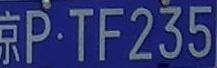
#> input picture Text-Image-Augmentation-python-master/imgs/demo.png, 217 x 68 px
$ python demo.py
#> lines starting #> are read from the running program, lines starting #| are printed output that depends on the picture
### Text-Image-Augmentation-python-master/augment.py
# -*- coding:utf-8 -*-
# Author: RubanSeven

# import cv2
import numpy as np
# from transform import get_perspective_transform, warp_perspective
from warp_mls import WarpMLS


def distort(src, segment):
    img_h, img_w = src.shape[:2]

    cut = img_w // segment
    thresh = cut // 3
    # thresh = img_h // segment // 3
    # thresh = img_h // 5

    src_pts = list()
    dst_pts = list()

    src_pts.append([0, 0])
    src_pts.append([img_w, 0])
    src_pts.append([img_w, img_h])
    src_pts.append([0, img_h])

    dst_pts.append([np.random.randint(thresh), np.random.randint(thresh)])
    dst_pts.append([img_w - np.random.randint(thresh), np.random.randint(thresh)])
    dst_pts.append([img_w - np.random.randint(thresh), img_h - np.random.randint(thresh)])
    dst_pts.append([np.random.randint(thresh), img_h - np.random.randint(thresh)])

    half_thresh = thresh * 0.5

    for cut_idx in np.arange(1, segment, 1):
        src_pts.append([cut * cut_idx, 0])
        src_pts.append([cut * cut_idx, img_h])
        dst_pts.append([cut * cut_idx + np.random.randint(thresh) - half_thresh,
                        np.random.randint(thresh) - half_thresh])
        dst_pts.append([cut * cut_idx + np.random.randint(thresh) - half_thresh,
                        img_h + np.random.randint(thresh) - half_thresh])

    trans = WarpMLS(src, src_pts, dst_pts, img_w, img_h)
    dst = trans.generate()

    return dst


def stretch(src, segment):
    img_h, img_w = src.shape[:2]

    cut = img_w // segment
    thresh = cut * 4 // 5
    # thresh = img_h // segment // 3
    # thresh = img_h // 5

    src_pts = list()
    dst_pts = list()

    src_pts.append([0, 0])
    src_pts.append([img_w, 0])
    src_pts.append([img_w, img_h])
    src_pts.append([0, img_h])

    dst_pts.append([0, 0])
    dst_pts.append([img_w, 0])
    dst_pts.append([img_w, img_h])
    dst_pts.append([0, img_h])

    half_thresh = thresh * 0.5

    for cut_idx in np.arange(1, segment, 1):
        move = np.random.randint(thresh) - half_thresh
        src_pts.append([cut * cut_idx, 0])
        src_pts.append([cut * cut_idx, img_h])
        dst_pts.append([cut * cut_idx + move, 0])
        dst_pts.append([cut * cut_idx + move, img_h])

    trans = WarpMLS(src, src_pts, dst_pts, img_w, img_h)
    dst = trans.generate()

    return dst


def perspective(src):
    img_h, img_w = src.shape[:2]

    thresh = img_h // 2

    src_pts = list()
    dst_pts = list()

    src_pts.append([0, 0])
    src_pts.append([img_w, 0])
    src_pts.append([img_w, img_h])
    src_pts.append([0, img_h])

    dst_pts.append([0, np.random.randint(thresh)])
    dst_pts.append([img_w, np.random.randint(thresh)])
    dst_pts.append([img_w, img_h - np.random.randint(thresh)])
    dst_pts.append([0, img_h - np.random.randint(thresh)])

    trans = WarpMLS(src, src_pts, dst_pts, img_w, img_h)
    dst = trans.generate()

    return dst

# def distort(src, segment):
#     img_h, img_w = src.shape[:2]
#     dst = np.zeros_like(src, dtype=np.uint8)
#
#     cut = img_w // segment
#     thresh = img_h // 8
#
#     src_pts = list()
#     # dst_pts = list()
#
#     src_pts.append([-np.random.randint(thresh), -np.random.randint(thresh)])
#     src_pts.append([-np.random.randint(thresh), img_h + np.random.randint(thresh)])
#
#     # dst_pts.append([0, 0])
#     # dst_pts.append([0, img_h])
#     dst_box = np.array([[0, 0], [0, img_h], [cut, 0], [cut, img_h]], dtype=np.float32)
#
#     half_thresh = thresh * 0.5
#
#     for cut_idx in np.arange(1, segment, 1):
#         src_pts.append([cut * cut_idx + np.random.randint(thresh) - half_thresh,
#                         np.random.randint(thresh) - half_thresh])
#         src_pts.append([cut * cut_idx + np.random.randint(thresh) - half_thresh,
#                         img_h + np.random.randint(thresh) - half_thresh])
#
#         # dst_pts.append([cut * i, 0])
#         # dst_pts.append([cut * i, img_h])
#
#         src_box = np.array(src_pts[-4:-2] + src_pts[-2:-1] + src_pts[-1:], dtype=np.float32)
#
#         # mat = cv2.getPerspectiveTransform(src_box, dst_box)
#         # print(mat)
#         # dst[:, cut * (cut_idx - 1):cut * cut_idx] = cv2.warpPerspective(src, mat, (cut, img_h))
#
#         mat = get_perspective_transform(dst_box, src_box)
#         dst[:, cut * (cut_idx - 1):cut * cut_idx] = warp_perspective(src, mat, (cut, img_h))
#         # print(mat)
#
#     src_pts.append([img_w + np.random.randint(thresh) - half_thresh,
#                     np.random.randint(thresh) - half_thresh])
#     src_pts.append([img_w + np.random.randint(thresh) - half_thresh,
#                     img_h + np.random.randint(thresh) - half_thresh])
#     src_box = np.array(src_pts[-4:-2] + src_pts[-2:-1] + src_pts[-1:], dtype=np.float32)
#
#     # mat = cv2.getPerspectiveTransform(src_box, dst_box)
#     # dst[:, cut * (segment - 1):] = cv2.warpPerspective(src, mat, (img_w - cut * (segment - 1), img_h))
#     mat = get_perspective_transform(dst_box, src_box)
#     dst[:, cut * (segment - 1):] = warp_perspective(src, mat, (img_w - cut * (segment - 1), img_h))
#
#     return dst

### Text-Image-Augmentation-python-master/warp_mls.py
# -*- coding:utf-8 -*-
# Author: RubanSeven
import math

import numpy as np


class WarpMLS:
    def __init__(self, src, src_pts, dst_pts, dst_w, dst_h, trans_ratio=1.):
        self.src = src
        self.src_pts = src_pts
        self.dst_pts = dst_pts
        self.pt_count = len(self.dst_pts)
        self.dst_w = dst_w
        self.dst_h = dst_h
        self.trans_ratio = trans_ratio
        self.grid_size = 100
        self.rdx = np.zeros((self.dst_h, self.dst_w))
        self.rdy = np.zeros((self.dst_h, self.dst_w))

    @staticmethod
    def __bilinear_interp(x, y, v11, v12, v21, v22):
        return (v11 * (1 - y) + v12 * y) * (1 - x) + (v21 * (1 - y) + v22 * y) * x

    def generate(self):
        self.calc_delta()
        return self.gen_img()

    def calc_delta(self):
        w = np.zeros(self.pt_count, dtype=np.float32)

        if self.pt_count < 2:
            return

        i = 0
        while 1:
            if self.dst_w <= i < self.dst_w + self.grid_size - 1:
                i = self.dst_w - 1
            elif i >= self.dst_w:
                break

            j = 0
            while 1:
                if self.dst_h <= j < self.dst_h + self.grid_size - 1:
                    j = self.dst_h - 1
                elif j >= self.dst_h:
                    break

                sw = 0
                swp = np.zeros(2, dtype=np.float32)
                swq = np.zeros(2, dtype=np.float32)
                new_pt = np.zeros(2, dtype=np.float32)
                cur_pt = np.array([i, j], dtype=np.float32)

                k = 0
                for k in range(self.pt_count):
                    if i == self.dst_pts[k][0] and j == self.dst_pts[k][1]:
                        break

                    w[k] = 1. / ((i - self.dst_pts[k][0]) * (i - self.dst_pts[k][0]) +
                                 (j - self.dst_pts[k][1]) * (j - self.dst_pts[k][1]))

                    sw += w[k]
                    swp = swp + w[k] * np.array(self.dst_pts[k])
                    swq = swq + w[k] * np.array(self.src_pts[k])

                if k == self.pt_count - 1:
                    pstar = 1 / sw * swp
                    qstar = 1 / sw * swq

                    miu_s = 0
                    for k in range(self.pt_count):
                        if i == self.dst_pts[k][0] and j == self.dst_pts[k][1]:
                            continue
                        pt_i = self.dst_pts[k] - pstar
                        miu_s += w[k] * np.sum(pt_i * pt_i)

                    cur_pt -= pstar
                    cur_pt_j = np.array([-cur_pt[1], cur_pt[0]])

                    for k in range(self.pt_count):
                        if i == self.dst_pts[k][0] and j == self.dst_pts[k][1]:
                            continue

                        pt_i = self.dst_pts[k] - pstar
                        pt_j = np.array([-pt_i[1], pt_i[0]])

                        tmp_pt = np.zeros(2, dtype=np.float32)
                        tmp_pt[0] = np.sum(pt_i * cur_pt) * self.src_pts[k][0] - \
                                    np.sum(pt_j * cur_pt) * self.src_pts[k][1]
                        tmp_pt[1] = -np.sum(pt_i * cur_pt_j) * self.src_pts[k][0] + \
                                    np.sum(pt_j * cur_pt_j) * self.src_pts[k][1]
                        tmp_pt *= (w[k] / miu_s)
                        new_pt += tmp_pt

                    new_pt += qstar
                else:
                    new_pt = self.src_pts[k]

                self.rdx[j, i] = new_pt[0] - i
                self.rdy[j, i] = new_pt[1] - j

                j += self.grid_size
            i += self.grid_size

    def gen_img(self):
        src_h, src_w = self.src.shape[:2]
        dst = np.zeros_like(self.src, dtype=np.float32)

        for i in np.arange(0, self.dst_h, self.grid_size):
            for j in np.arange(0, self.dst_w, self.grid_size):
                ni = i + self.grid_size
                nj = j + self.grid_size
                w = h = self.grid_size
                if ni >= self.dst_h:
                    ni = self.dst_h - 1
                    h = ni - i + 1
                if nj >= self.dst_w:
                    nj = self.dst_w - 1
                    w = nj - j + 1

                di = np.reshape(np.arange(h), (-1, 1))
                dj = np.reshape(np.arange(w), (1, -1))
                delta_x = self.__bilinear_interp(di / h, dj / w,
                                                 self.rdx[i, j], self.rdx[i, nj],
                                                 self.rdx[ni, j], self.rdx[ni, nj])
                delta_y = self.__bilinear_interp(di / h, dj / w,
                                                 self.rdy[i, j], self.rdy[i, nj],
                                                 self.rdy[ni, j], self.rdy[ni, nj])
                nx = j + dj + delta_x * self.trans_ratio
                ny = i + di + delta_y * self.trans_ratio
                nx = np.clip(nx, 0, src_w - 1)
                ny = np.clip(ny, 0, src_h - 1)
                nxi = np.array(np.floor(nx), dtype=np.int32)
                nyi = np.array(np.floor(ny), dtype=np.int32)
                nxi1 = np.array(np.ceil(nx), dtype=np.int32)
                nyi1 = np.array(np.ceil(ny), dtype=np.int32)

                if len(self.src.shape) == 3:
                    x = np.tile(np.expand_dims(ny - nyi, axis=-1), (1, 1, 3))
                    y = np.tile(np.expand_dims(nx - nxi, axis=-1), (1, 1, 3))
                else:
                    x = ny - nyi
                    y = nx - nxi
                dst[i:i + h, j:j + w] = self.__bilinear_interp(x,
                                                               y,
                                                               self.src[nyi, nxi],
                                                               self.src[nyi, nxi1],
                                                               self.src[nyi1, nxi],
                                                               self.src[nyi1, nxi1]
                                                               )

                # for di in range(h):
                #     for dj in range(w):
                #         # print(ni, nj, i, j)
                #         delta_x = self.__bilinear_interp(di / h, dj / w, self.rdx[i, j], self.rdx[i, nj],
                #                                          self.rdx[ni, j], self.rdx[ni, nj])
                #         delta_y = self.__bilinear_interp(di / h, dj / w, self.rdy[i, j], self.rdy[i, nj],
                #                                          self.rdy[ni, j], self.rdy[ni, nj])
                #         nx = j + dj + delta_x * self.trans_ratio
                #         ny = i + di + delta_y * self.trans_ratio
                #         nx = min(src_w - 1, max(0, nx))
                #         ny = min(src_h - 1, max(0, ny))
                #         nxi = int(nx)
                #         nyi = int(ny)
                #         nxi1 = math.ceil(nx)
                #         nyi1 = math.ceil(ny)
                #
                #         dst[i + di, j + dj] = self.__bilinear_interp(ny - nyi, nx - nxi,
                #                                                      self.src[nyi, nxi],
                #                                                      self.src[nyi, nxi1],
                #                                                      self.src[nyi1, nxi],
                #                                                      self.src[nyi1, nxi1]
                #                                                      )

        dst = np.clip(dst, 0, 255)
        dst = np.array(dst, dtype=np.uint8)

        return dst

### Text-Image-Augmentation-python-master/demo.py
# -*- coding:utf-8 -*-
# Author: RubanSeven

import cv2
import imageio
import numpy as np
from augment import distort, stretch, perspective


def create_gif(image_list, gif_name, duration=0.1):
    frames = []
    for image in image_list:
        frames.append(image)
    imageio.mimsave(gif_name, frames, 'GIF', duration=duration)
    return


if __name__ == '__main__':
    im = cv2.imdecode(np.fromfile(r"H:\@chepai\Text-Image-Augmentation-python-master\imgs\demo.png",dtype=np.uint8),-1)
#> im is the input picture: shape (68, 217, 3); mean B, G, R 112.1, 52.4, 44.8
    # im = cv2.resize(im, (200, 64))
    cv2.imshow("im_CV", im)
    distort_img_list = list()
    stretch_img_list = list()
    perspective_img_list = list()
    for i in range(1):
        distort_img = distort(im, 4)
        distort_img_list.append(distort_img)
        # cv2.imshow("distort_img", distort_img)

        stretch_img = stretch(distort_img, 4)
        # cv2.imshow("stretch_img", stretch_img)
        stretch_img_list.append(stretch_img)

        perspective_img = perspective(stretch_img)
        cv2.imshow("perspective_img", perspective_img)
        perspective_img_list.append(perspective_img)
        cv2.waitKey(1)
#> this loop made 1 pass
#> pass 1, in gen_img, `dst = np.clip(dst, 0, 255)`:
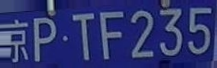
#> dst: shape (68, 217, 3) float32; mean of channels 0, 1, 2 112.1, 52.2, 44.9; drawn as B, G, R
#> pass 1, in gen_img (call 2), `dst = np.clip(dst, 0, 255)`:
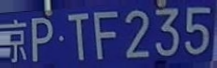
#> dst: shape (68, 217, 3) float32; mean of channels 0, 1, 2 111.5, 51.7, 44.4; drawn as B, G, R
#> after the loop, distort_img_list = 1 item; perspective_img_list = 1 item; stretch_img_list = 1 item

    create_gif(distort_img_list, r'imgs/distort.gif')
#> the loop in create_gif, `for image in image_list:` made 1 pass
    create_gif(stretch_img_list, r'imgs/stretch.gif')
#> the loop in create_gif (call 2), `for image in image_list:` made 1 pass
    create_gif(perspective_img_list, r'imgs/perspective.gif')
